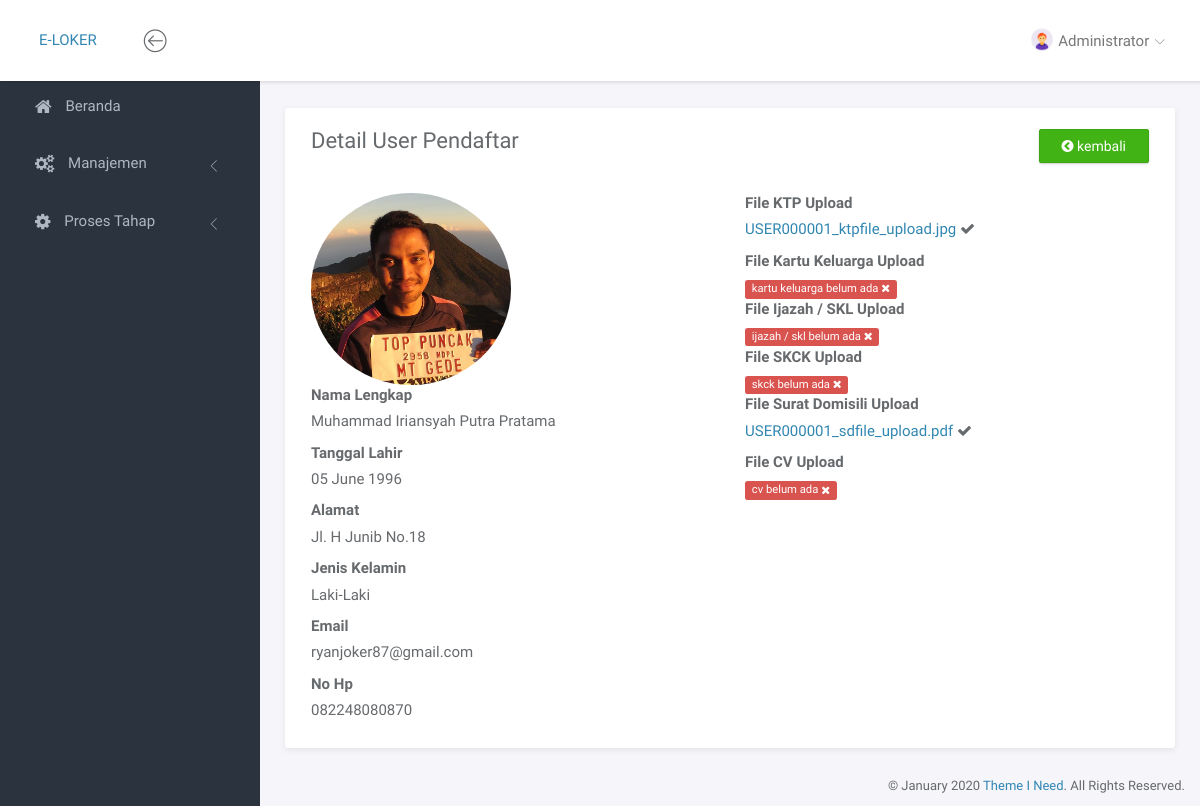
The page /portal/index.php?page=userdetail&id=USER000001 (signed in) on the database as committed earlier.
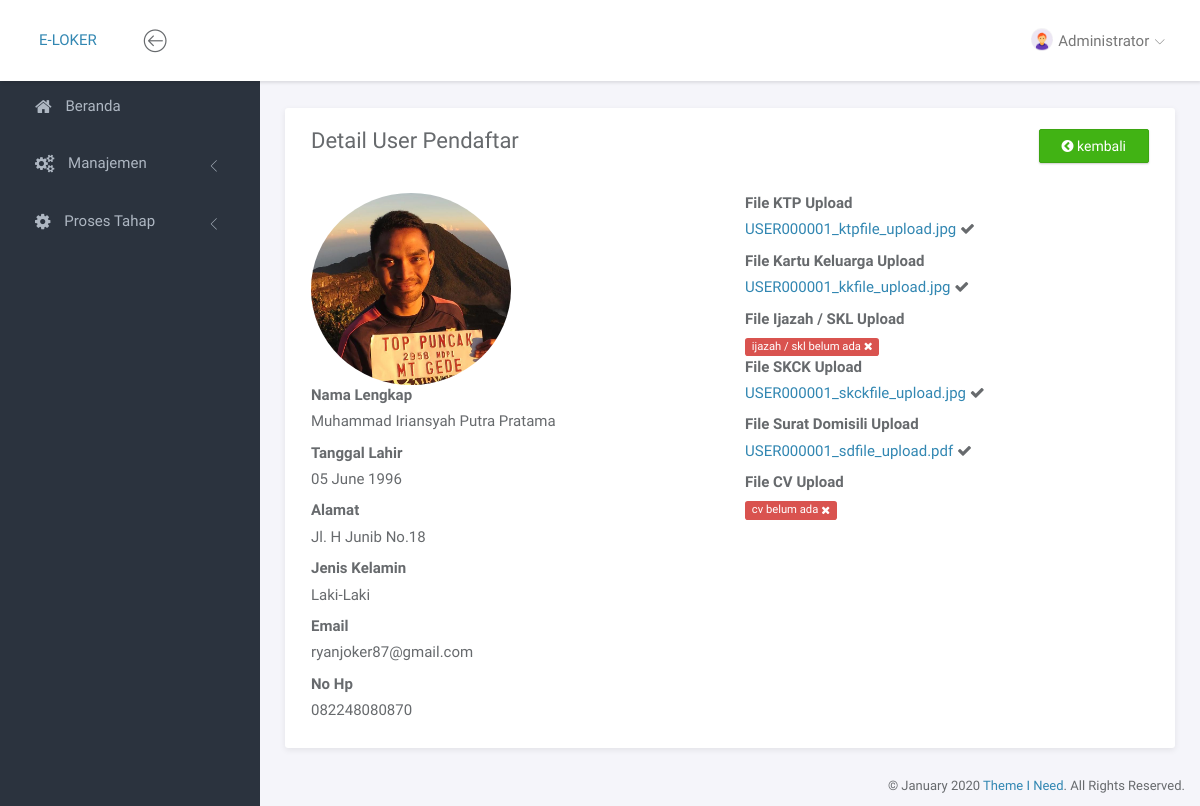
The same page on the database as committed later.
### tables this page shows
CREATE TABLE `pemberkasan` (
  `id` int(10) NOT NULL,
  `user_id` varchar(11) DEFAULT NULL,
  `file_ktp_upload` varchar(100) DEFAULT NULL,
  `file_kk_upload` varchar(100) DEFAULT NULL,
  `file_ijazah_skl_upload` varchar(100) DEFAULT NULL,
  `file_skck_upload` varchar(100) DEFAULT NULL,
  `file_surat_domisili_upload` varchar(100) DEFAULT NULL,
  `file_cv_upload` varchar(100) DEFAULT NULL,
  `pemberkasan_nilai` int(3) DEFAULT NULL,
  `pemberkasan_bobot` int(3) DEFAULT NULL
);

CREATE TABLE `user` (
  `id` varchar(11) NOT NULL,
  `nik` varchar(16) DEFAULT NULL,
  `nama_lengkap` varchar(50) DEFAULT NULL,
  `tgl_lahir` date DEFAULT NULL,
  `alamat` text DEFAULT NULL,
  `jenis_kelamin` enum('L','P') DEFAULT NULL,
  `email` varchar(40) DEFAULT NULL,
  `no_hp` varchar(12) DEFAULT NULL,
  `password` varchar(10) DEFAULT NULL,
  `image_url` varchar(100) DEFAULT NULL,
  `login_terakhir` timestamp NULL DEFAULT NULL
);

### portal/page/admin/user/userdetail.php (the view, shortened to what the changed rows need)
<?php
    $g = mysqli_query($conn, "SELECT * FROM user
                            JOIN pemberkasan ON user.id=pemberkasan.user_id
                            WHERE user.id='$_GET[id]'");
    $data = mysqli_fetch_array($g);
?>
<div class="panel panel-headline">
    <div class="panel-heading">
        <div class="row">
            <div class="col-md-12">
                <div class="pull-left">
                    <h3 class="panel-title">Detail User Pendaftar</h3>
                </div>
                <div class="pull-right">
                    <a href="?page=user" class="btn btn-success"><i class="fa fa-chevron-circle-left"></i> kembali</a>
                </div>
            </div>
        </div>
    </div>
    <div class="panel-body">
        <div class="row">
            <div class="col-md-6">
                <div class="row">
                    <div class="col-md-12">
                        <div clas="form-group">
                            <img src="<?= $data['image_url'] !== null ? 'file/gambar/'.$data['image_url'] : 'assets/img/admin.png'  ?>" class="img-circle" width="200">
                        </div>
                    </div>
                </div>
                <div class="row">
                    <div class="col-md-12">
                        <div clas="form-group">
                            <label>Nama Lengkap</label>
                            <p><?= $data['nama_lengkap'] !== null ? $data['nama_lengkap'] : '-' ?></p>
                        </div>
                    </div>
                </div>
                <div class="row">
                    <div class="col-md-12">
                        <div clas="form-group">
                            <label>Tanggal Lahir</label>
                            <p><?= $data['tgl_lahir'] !== null ? date('d F Y', strtotime($data['tgl_lahir'])) : '-' ?></p>
                        </div>
                    </div>
                </div>
                <div class="row">
                    <div class="col-md-12">
                        <div clas="form-group">
                            <label>Alamat</label>
                            <p><?= $data['alamat'] !== null ? $data['alamat'] : '-' ?></p>
                        </div>
                    </div>
                </div>
                <div class="row">
                    <div class="col-md-12">
                        <div clas="form-group">
                            <label>Jenis Kelamin</label>
                            <p><?= $data['jenis_kelamin'] !== null ? $data['jenis_kelamin'] == 'L' ? 'Laki-Laki' : 'Perempuan' : '-' ?></p>
                        </div>
                    </div>
                </div>
                <div class="row">
                    <div class="col-md-12">
                        <div clas="form-group">
                            <label>Email</label>
                            <p><?= $data['email'] !== null ? $data['email'] : '-' ?></p>
                        </div>
                    </div>
                </div>
                <div class="row">
                    <div class="col-md-12">
                        <div clas="form-group">
                            <label>No Hp</label>
                            <p><?= $data['no_hp'] !== null ? $data['no_hp'] : '-' ?></p>
                        </div>
                    </div>
                </div>
            </div>
            <div class="col-md-6">
                <div class="row">
                    <div class="col-md-12">
                        <div clas="form-group">
                            <label>File KTP Upload</label>
                            <?= $data[13] !== null ? '<p><a target="_blank" href="file/pemberkasan/'.$data[13].'">'.$data[13].'</a> <i class="fa fa-check"></i></p>' : '<br /><span class="label label-danger">ktp belum ada <i class="fa fa-remove"></i></span>' ?>
                        </div>
                    </div>
                </div>
                <div class="row">
                    <div class="col-md-12">
                        <div clas="form-group">
                            <label>File Kartu Keluarga Upload</label>
                            <?= $data[14] !== null ? '<p><a target="_blank" href="file/pemberkasan/'.$data[14].'">'.$data[14].'</a> <i class="fa fa-check"></i></p>' : '<br /><span class="label label-danger">kartu keluarga belum ada <i class="fa fa-remove"></i></span>' ?>
                        </div>
                    </div>
                </div>
                <div class="row">
                    <div class="col-md-12">
                        <div clas="form-group">
                            <label>File Ijazah / SKL Upload</label>
                            <?= $data[15] !== null ? '<p><a target="_blank" href="file/pemberkasan/'.$data[15].'">'.$data[15].'</a> <i class="fa fa-check"></i></p>' : '<br /><span class="label label-danger">ijazah / skl belum ada <i class="fa fa-remove"></i></span>' ?>
                        </div>
                    </div>
                </div>
                <div class="row">
                    <div class="col-md-12">
                        <div clas="form-group">
                            <label>File SKCK Upload</label>
                            <?= $data[16] !== null ? '<p><a target="_blank" href="file/pemberkasan/'.$data[16].'">'.$data[16].'</a> <i class="fa fa-check"></i></p>' : '<br /><span class="label label-danger">skck belum ada <i class="fa fa-remove"></i></span>' ?>
                        </div>
                    </div>
                </div>
                <div class="row">
                    <div class="col-md-12">
                        <div clas="form-group">
                            <label>File Surat Domisili Upload</label>
                            <?= $data[17] !== null ? '<p><a target="_blank" href="file/pemberkasan/'.$data[17].'">'.$data[17].'</a> <i class="fa fa-check"></i></p>' : '<br /><span class="label label-danger">surat domisili belum ada <i class="fa fa-remove"></i></span>' ?>
                        </div>
                    </div>
                </div>
                <div class="row">
                    <div class="col-md-12">
                        <div clas="form-group">
                            <label>File CV Upload</label>
                            <?= $data[18] !== null ? '<p><a target="_blank" href="file/pemberkasan/'.$data[18].'">'.$data[18].'</a> <i class="fa fa-check"></i></p>' : '<br /><span class="label label-danger">cv belum ada <i class="fa fa-remove"></i></span>' ?>
                        </div>
                    </div>
                </div>
            </div>
        </div>
    </div>
</div>

Rows that differ between the two databases and show on the page:
changed pemberkasan "USER000001_ktpfile_upload.jpg": file_kk_upload (not shown) → "USER000001_kkfile_upload.jpg"; file_skck_upload (not shown) → "USER000001_skckfile_upload.jpg"
Other text that changed with them:
text no longer shown: "kartu keluarga belum ada skck belum ada"
